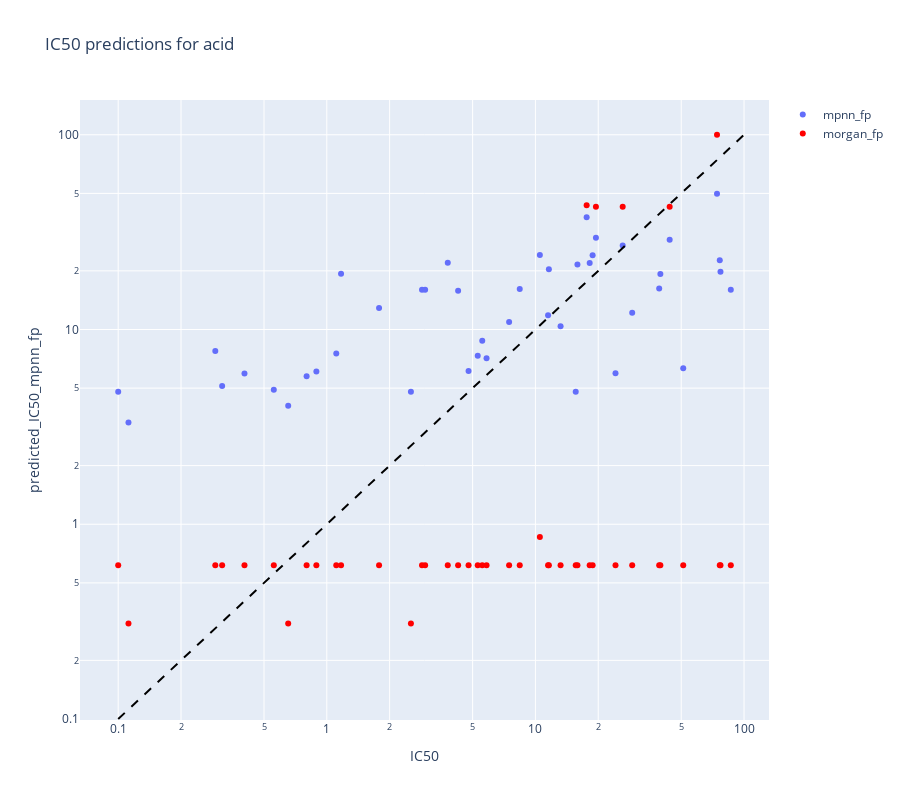
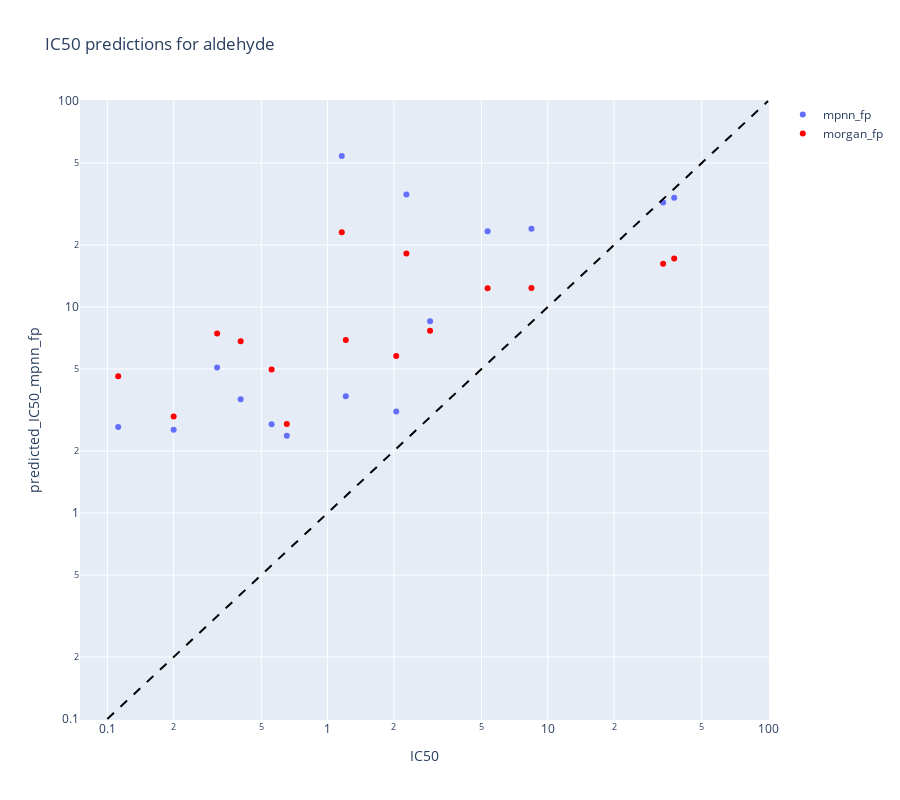
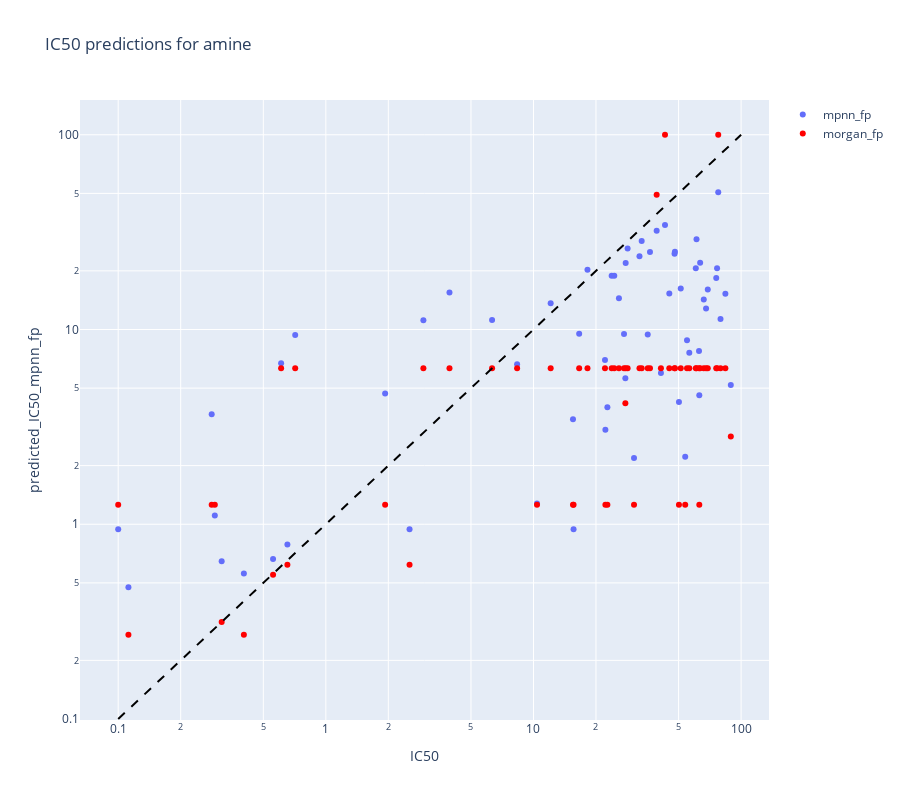
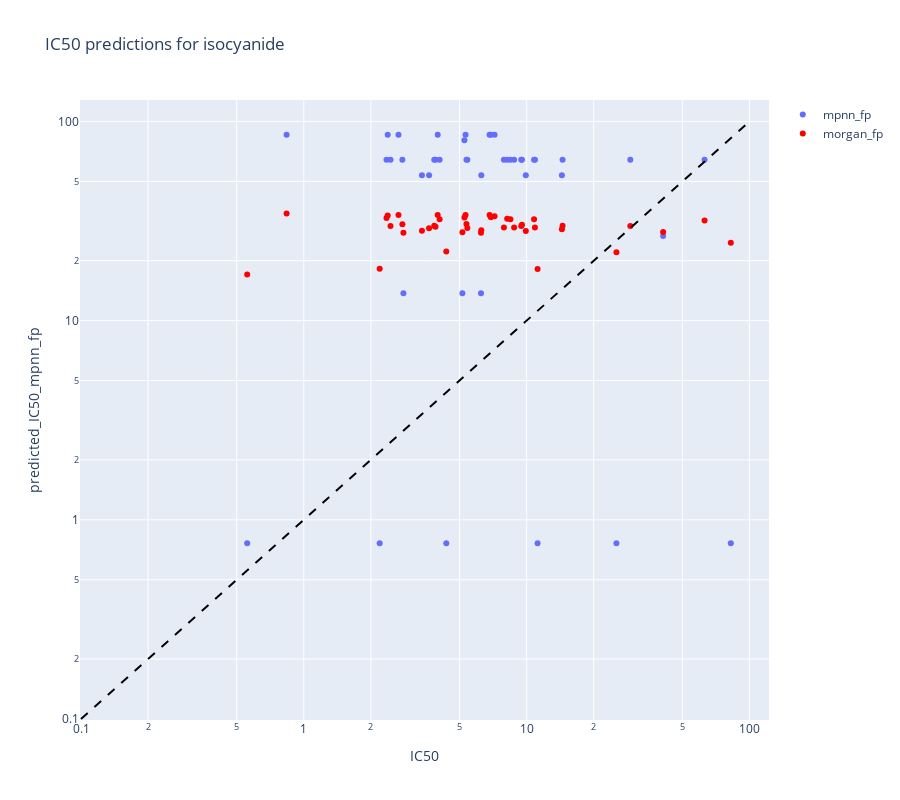

Write notebook code for charts like these, in order.
### Code cell
import plotly.express as px

from sklearn.metrics import r2_score
from scipy.stats import spearmanr


def print_regression_metrics(scored_dataframe, query_string, input_rep, data_name, pIC50=True):

    if pIC50:
        r2_coefficient = r2_score(scored_dataframe.query(query_string)[
            'pIC50'], scored_dataframe.query(query_string)[f'{input_rep}_pred_mean'])
        rho_coefficient = spearmanr(scored_dataframe.query(query_string)[
            'pIC50'], scored_dataframe.query(query_string)[f'{input_rep}_pred_mean'])[0]

    else:
        r2_coefficient = r2_score(scored_dataframe.query(query_string)[
            'IC50'], scored_dataframe.query(query_string)[f'predicted_IC50_{input_rep}'])
        rho_coefficient = spearmanr(scored_dataframe.query(query_string)[
            'IC50'], scored_dataframe.query(query_string)[f'predicted_IC50_{input_rep}'])[0]

    print(f'R2 score on {data_name} ({input_rep}): {r2_coefficient:.3f}')
    print(f'rho score on {data_name} ({input_rep}): {rho_coefficient:.3f}')
    return


for component in df_ugi_data.data_source.unique():
    component_query = 'data_source == @component & IC50 < 90'
    print_regression_metrics(df_with_predictions, query_string=component_query,
                             input_rep='mpnn_fp', data_name=f'Ugi {component} mpnn_fp: ')
    print_regression_metrics(df_with_predictions, query_string=component_query,
                             input_rep='morgan_fp', data_name=f'Ugi {component} morgan_fp: ')
    fig_scatter = px.scatter(df_with_predictions.query(component_query),
                             x='IC50',
                             y='predicted_IC50_mpnn_fp',
                             log_x=True,
                             log_y=True,
                             height=800,
                             title=f'IC50 predictions for {component}')

    fig_scatter_morgan = px.scatter(df_with_predictions.query(component_query),
                                    x='IC50',
                                    y='predicted_IC50_morgan_fp',
                                    color_discrete_sequence=['red'],
                                    log_x=True,
                                    log_y=True)

    fig_scatter['data'][0]['showlegend'] = True
    fig_scatter['data'][0]['name'] = 'mpnn_fp'
    fig_scatter_morgan['data'][0]['showlegend'] = True
    fig_scatter_morgan['data'][0]['name'] = 'morgan_fp'

    fig_scatter.add_trace(fig_scatter_morgan.data[0])
    fig_scatter.add_shape(type='line',
                        x0=0.1,
                        x1=100,
                        y0=0.1,
                        y1=100,
                        line=dict(color='black', dash='dash'))
    fig_scatter.show()

### Figure 1 — Plotly figure (JSON) as saved in the notebook; plotly's stock layout.template omitted (floating-point values rounded to 4 significant figures)
{"data": [{"hovertemplate": "IC50=%{x}<br>predicted_IC50_mpnn_fp=%{y}<extra></extra>", "legendgroup": "", "marker": {"color": "#636efa", "symbol": "circle"}, "mode": "markers", "name": "mpnn_fp", "orientation": "v", "showlegend": true, "type": "scatter", "x": [0.112, 0.653, 2.53, 0.1, 15.6, 0.557, 0.315, 0.8, 0.403, 24.2, 0.891, 4.78, 51.1, 5.83, 5.29, 1.11, 0.292, 5.56, 13.2, 7.48, 11.5, 29.1, 1.78, 4.26, 2.86, 2.96, 86.4, 8.41, 39.2, 39.7, 1.17, 77.1, 11.6, 15.9, 18.2, 3.8, 76.5, 18.8, 10.5, 26.2, 44, 19.5, 17.6, 74.2], "xaxis": "x", "y": [3.334, 4.059, 4.79, 4.79, 4.79, 4.907, 5.121, 5.755, 5.948, 5.966, 6.089, 6.129, 6.318, 7.111, 7.324, 7.519, 7.762, 8.758, 10.4, 10.93, 11.84, 12.2, 12.9, 15.83, 16.0, 16.0, 16.0, 16.15, 16.23, 19.29, 19.34, 19.76, 20.37, 21.56, 21.96, 22.02, 22.7, 24.08, 24.16, 26.96, 28.94, 29.6, 37.74, 49.77], "yaxis": "y"}, {"hovertemplate": "IC50=%{x}<br>predicted_IC50_morgan_fp=%{y}<extra></extra>", "legendgroup": "", "marker": {"color": "red", "symbol": "circle"}, "mode": "markers", "name": "morgan_fp", "orientation": "v", "showlegend": true, "type": "scatter", "x": [0.112, 0.653, 2.53, 0.1, 15.6, 0.557, 0.315, 0.8, 0.403, 24.2, 0.891, 4.78, 51.1, 5.83, 5.29, 1.11, 0.292, 5.56, 13.2, 7.48, 11.5, 29.1, 1.78, 4.26, 2.86, 2.96, 86.4, 8.41, 39.2, 39.7, 1.17, 77.1, 11.6, 15.9, 18.2, 3.8, 76.5, 18.8, 10.5, 26.2, 44, 19.5, 17.6, 74.2], "xaxis": "x", "y": [0.3089, 0.3089, 0.3089, 0.6153, 0.6153, 0.6153, 0.6153, 0.6153, 0.6153, 0.6153, 0.6153, 0.6153, 0.6153, 0.6153, 0.6153, 0.6153, 0.6153, 0.6153, 0.6153, 0.6153, 0.6153, 0.6153, 0.6153, 0.6153, 0.6153, 0.6153, 0.6153, 0.6153, 0.6153, 0.6153, 0.6153, 0.6153, 0.6153, 0.6153, 0.6153, 0.6153, 0.6153, 0.6153, 0.8596, 42.66, 42.66, 42.66, 43.44, 100], "yaxis": "y"}], "layout": {"height": 800, "legend": {"tracegroupgap": 0}, "shapes": [{"line": {"color": "black", "dash": "dash"}, "type": "line", "x0": 0.1, "x1": 100, "y0": 0.1, "y1": 100}], "title": {"text": "IC50 predictions for acid"}, "xaxis": {"anchor": "y", "domain": [0, 1], "title": {"text": "IC50"}, "type": "log"}, "yaxis": {"anchor": "x", "domain": [0, 1], "title": {"text": "predicted_IC50_mpnn_fp"}, "type": "log"}}}

### Figure 2 — Plotly figure (JSON) as saved in the notebook; plotly's stock layout.template omitted (floating-point values rounded to 4 significant figures)
{"data": [{"hovertemplate": "IC50=%{x}<br>predicted_IC50_mpnn_fp=%{y}<extra></extra>", "legendgroup": "", "marker": {"color": "#636efa", "symbol": "circle"}, "mode": "markers", "name": "mpnn_fp", "orientation": "v", "showlegend": true, "type": "scatter", "x": [0.653, 0.2, 0.112, 0.557, 2.05, 0.403, 1.21, 0.315, 2.92, 5.33, 8.43, 33.4, 37.5, 2.28, 1.16], "xaxis": "x", "y": [2.373, 2.532, 2.612, 2.693, 3.113, 3.562, 3.69, 5.084, 8.524, 23.34, 23.96, 32.14, 33.91, 35.19, 54.14], "yaxis": "y"}, {"hovertemplate": "IC50=%{x}<br>predicted_IC50_morgan_fp=%{y}<extra></extra>", "legendgroup": "", "marker": {"color": "red", "symbol": "circle"}, "mode": "markers", "name": "morgan_fp", "orientation": "v", "showlegend": true, "type": "scatter", "x": [0.653, 0.2, 0.112, 0.557, 2.05, 0.403, 1.21, 0.315, 2.92, 5.33, 8.43, 33.4, 37.5, 2.28, 1.16], "xaxis": "x", "y": [2.702, 2.94, 4.605, 4.97, 5.78, 6.818, 6.906, 7.44, 7.659, 12.34, 12.38, 16.2, 17.17, 18.17, 23.05], "yaxis": "y"}], "layout": {"height": 800, "legend": {"tracegroupgap": 0}, "shapes": [{"line": {"color": "black", "dash": "dash"}, "type": "line", "x0": 0.1, "x1": 100, "y0": 0.1, "y1": 100}], "title": {"text": "IC50 predictions for aldehyde"}, "xaxis": {"anchor": "y", "domain": [0, 1], "title": {"text": "IC50"}, "type": "log"}, "yaxis": {"anchor": "x", "domain": [0, 1], "title": {"text": "predicted_IC50_mpnn_fp"}, "type": "log"}}}

### Figure 3 — Plotly figure (JSON) as saved in the notebook; plotly's stock layout.template omitted (floating-point values rounded to 4 significant figures)
{"data": [{"hovertemplate": "IC50=%{x}<br>predicted_IC50_mpnn_fp=%{y}<extra></extra>", "legendgroup": "", "marker": {"color": "#636efa", "symbol": "circle"}, "mode": "markers", "name": "mpnn_fp", "orientation": "v", "showlegend": true, "type": "scatter", "x": [0.112, 0.403, 0.315, 0.557, 0.653, 2.53, 0.1, 15.6, 0.292, 10.4, 30.5, 53.8, 22.2, 15.5, 0.282, 22.7, 50.2, 62.9, 1.93, 89.2, 27.7, 41.1, 8.34, 0.609, 22.1, 56.3, 62.7, 54.9, 0.712, 35.5, 27.3, 16.6, 2.95, 6.32, 79.6, 67.8, 12.1, 66.1, 25.8, 84, 45.1, 3.94, 69.1, 51.2, 75.9, 23.8, 24.5, 18.2, 60.5, 76.6, 27.8, 63.5, 32.4, 47.8, 36.4, 48, 28.4, 33.2, 61, 39.2, 43, 77.6], "xaxis": "x", "y": [0.4741, 0.559, 0.6465, 0.6626, 0.7878, 0.9422, 0.9422, 0.9422, 1.11, 1.278, 2.191, 2.224, 3.055, 3.464, 3.672, 3.988, 4.243, 4.598, 4.697, 5.188, 5.627, 5.988, 6.637, 6.714, 6.965, 7.593, 7.765, 8.817, 9.375, 9.423, 9.475, 9.511, 11.17, 11.2, 11.33, 12.83, 13.63, 14.26, 14.47, 15.26, 15.29, 15.47, 16.06, 16.26, 18.37, 18.87, 18.9, 20.26, 20.63, 20.66, 21.96, 22.04, 23.74, 24.47, 24.97, 25.08, 26.02, 28.48, 29.1, 32.15, 34.37, 50.74], "yaxis": "y"}, {"hovertemplate": "IC50=%{x}<br>predicted_IC50_morgan_fp=%{y}<extra></extra>", "legendgroup": "", "marker": {"color": "red", "symbol": "circle"}, "mode": "markers", "name": "morgan_fp", "orientation": "v", "showlegend": true, "type": "scatter", "x": [0.112, 0.403, 0.315, 0.557, 0.653, 2.53, 0.1, 15.6, 0.292, 10.4, 30.5, 53.8, 22.2, 15.5, 0.282, 22.7, 50.2, 62.9, 1.93, 89.2, 27.7, 41.1, 8.34, 0.609, 22.1, 56.3, 62.7, 54.9, 0.712, 35.5, 27.3, 16.6, 2.95, 6.32, 79.6, 67.8, 12.1, 66.1, 25.8, 84, 45.1, 3.94, 69.1, 51.2, 75.9, 23.8, 24.5, 18.2, 60.5, 76.6, 27.8, 63.5, 32.4, 47.8, 36.4, 48, 28.4, 33.2, 61, 39.2, 43, 77.6], "xaxis": "x", "y": [0.2704, 0.2704, 0.315, 0.55, 0.6187, 0.6187, 1.258, 1.258, 1.258, 1.258, 1.258, 1.258, 1.258, 1.258, 1.258, 1.258, 1.258, 1.258, 1.258, 2.822, 4.181, 6.317, 6.317, 6.317, 6.317, 6.317, 6.317, 6.317, 6.317, 6.317, 6.317, 6.317, 6.317, 6.317, 6.317, 6.317, 6.317, 6.317, 6.317, 6.317, 6.317, 6.317, 6.317, 6.317, 6.317, 6.317, 6.317, 6.317, 6.317, 6.317, 6.317, 6.317, 6.317, 6.317, 6.317, 6.317, 6.317, 6.317, 6.317, 49.14, 100, 100], "yaxis": "y"}], "layout": {"height": 800, "legend": {"tracegroupgap": 0}, "shapes": [{"line": {"color": "black", "dash": "dash"}, "type": "line", "x0": 0.1, "x1": 100, "y0": 0.1, "y1": 100}], "title": {"text": "IC50 predictions for amine"}, "xaxis": {"anchor": "y", "domain": [0, 1], "title": {"text": "IC50"}, "type": "log"}, "yaxis": {"anchor": "x", "domain": [0, 1], "title": {"text": "predicted_IC50_mpnn_fp"}, "type": "log"}}}

### Figure 4 — Plotly figure (JSON) as saved in the notebook; plotly's stock layout.template omitted (floating-point values rounded to 4 significant figures)
{"data": [{"hovertemplate": "IC50=%{x}<br>predicted_IC50_mpnn_fp=%{y}<extra></extra>", "legendgroup": "", "marker": {"color": "#636efa", "symbol": "circle"}, "mode": "markers", "name": "mpnn_fp", "orientation": "v", "showlegend": true, "type": "scatter", "x": [0.557, 11.2, 2.19, 25.3, 4.36, 82.5, 6.24, 2.8, 5.15, 41, 9.92, 3.39, 6.26, 14.4, 3.65, 5.42, 7.91, 8.79, 10.9, 3.9, 29.2, 2.45, 9.46, 3.85, 14.5, 9.53, 2.77, 5.37, 62.9, 10.8, 4.07, 8.46, 8.18, 2.35, 5.26, 6.91, 7.18, 2.38, 3.99, 2.66, 5.32, 6.82, 0.837], "xaxis": "x", "y": [0.7631, 0.7631, 0.7631, 0.7631, 0.7631, 0.7631, 13.73, 13.73, 13.73, 26.59, 53.68, 53.68, 53.68, 53.68, 53.68, 64.17, 64.17, 64.17, 64.17, 64.17, 64.17, 64.17, 64.17, 64.17, 64.17, 64.17, 64.17, 64.17, 64.17, 64.17, 64.17, 64.17, 64.17, 64.17, 80.47, 85.78, 85.78, 85.78, 85.78, 85.78, 85.78, 85.78, 85.78], "yaxis": "y"}, {"hovertemplate": "IC50=%{x}<br>predicted_IC50_morgan_fp=%{y}<extra></extra>", "legendgroup": "", "marker": {"color": "red", "symbol": "circle"}, "mode": "markers", "name": "morgan_fp", "orientation": "v", "showlegend": true, "type": "scatter", "x": [0.557, 11.2, 2.19, 25.3, 4.36, 82.5, 6.24, 2.8, 5.15, 41, 9.92, 3.39, 6.26, 14.4, 3.65, 5.42, 7.91, 8.79, 10.9, 3.9, 29.2, 2.45, 9.46, 3.85, 14.5, 9.53, 2.77, 5.37, 62.9, 10.8, 4.07, 8.46, 8.18, 2.35, 5.26, 6.91, 7.18, 2.38, 3.99, 2.66, 5.32, 6.82, 0.837], "xaxis": "x", "y": [17.06, 18.15, 18.2, 22.05, 22.22, 24.59, 27.62, 27.64, 27.82, 27.86, 28.21, 28.25, 28.41, 28.79, 29.14, 29.22, 29.37, 29.37, 29.37, 29.6, 29.85, 29.86, 29.91, 29.95, 29.97, 30.27, 30.46, 30.6, 31.79, 32.25, 32.29, 32.29, 32.51, 32.81, 32.92, 33.1, 33.42, 33.69, 33.92, 33.92, 33.92, 33.92, 34.53], "yaxis": "y"}], "layout": {"height": 800, "legend": {"tracegroupgap": 0}, "shapes": [{"line": {"color": "black", "dash": "dash"}, "type": "line", "x0": 0.1, "x1": 100, "y0": 0.1, "y1": 100}], "title": {"text": "IC50 predictions for isocyanide"}, "xaxis": {"anchor": "y", "domain": [0, 1], "title": {"text": "IC50"}, "type": "log"}, "yaxis": {"anchor": "x", "domain": [0, 1], "title": {"text": "predicted_IC50_mpnn_fp"}, "type": "log"}}}
